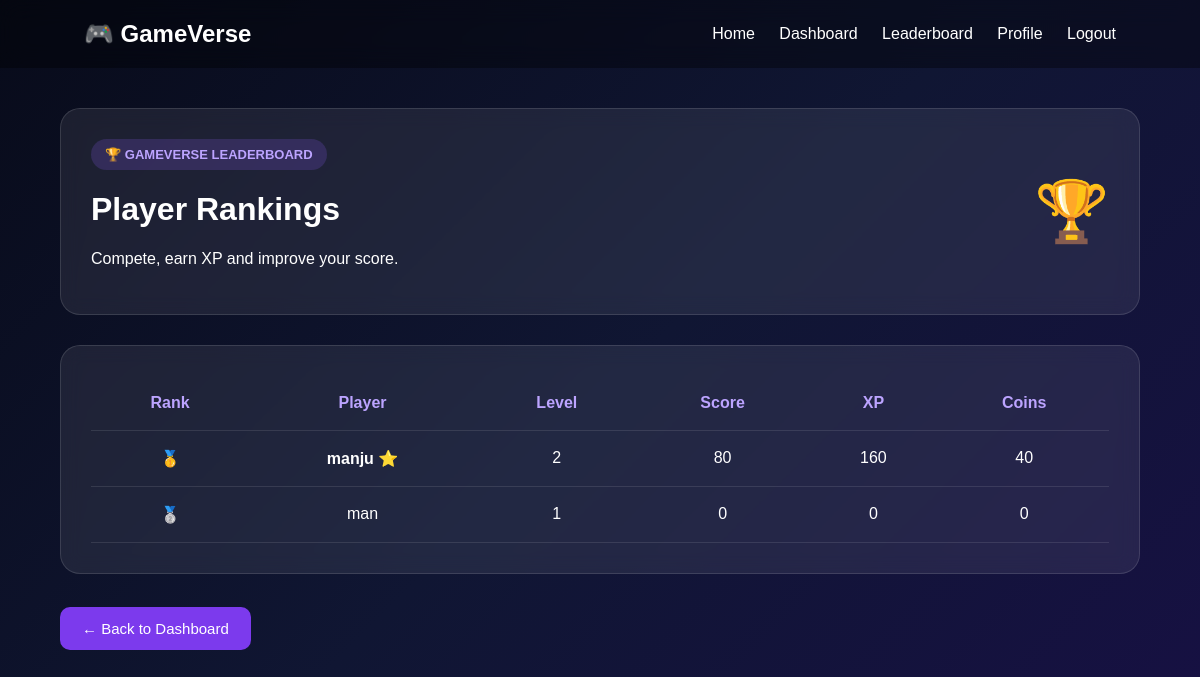
Page /leaderboard (signed in) on the committed database.
### tables this page shows
CREATE TABLE player_stats (

            id INTEGER PRIMARY KEY AUTOINCREMENT,

            user_id INTEGER UNIQUE,

            score INTEGER DEFAULT 0,

            xp INTEGER DEFAULT 0,

            coins INTEGER DEFAULT 0,

            level INTEGER DEFAULT 1,

            streak INTEGER DEFAULT 0,

            quizzes_played INTEGER DEFAULT 0, correct_answers INTEGER DEFAULT 0, wrong_answers INTEGER DEFAULT 0, total_questions INTEGER DEFAULT 0, last_activity TEXT, difficulty TEXT DEFAULT 'Easy',

            FOREIGN KEY(user_id) REFERENCES users(id)

        );

CREATE TABLE users (
            id INTEGER PRIMARY KEY AUTOINCREMENT,
            username TEXT UNIQUE NOT NULL,
            password TEXT NOT NULL
        );

### app.py (the view)
@app.route("/leaderboard")
def leaderboard():
    if "user_id" not in session:
        return redirect("/login")
    conn = get_db()
    players = conn.execute(
        """
        SELECT

            users.username,

            player_stats.score,

            player_stats.xp,

            player_stats.coins,

            player_stats.level,

            player_stats.streak

        FROM users

        JOIN player_stats

        ON users.id =
           player_stats.user_id

        ORDER BY

            player_stats.score DESC
        """
    ).fetchall()
    conn.close()
    return render_template(
        "leaderboard.html",
        players=players
    )

### app.py (called while the page is built)
def get_db():
    conn = sqlite3.connect("gameverse.db")
    conn.row_factory = sqlite3.Row
    return conn

### templates/leaderboard.html (shortened to what this page needs)
{% extends "base.html" %}
{% block content %}
<div class="dashboard">
    <div class="welcome-card">
        <div>
            <div class="badge">
                🏆 GAMEVERSE LEADERBOARD
            </div>
            <h1>
                Player Rankings
            </h1>
            <p>
                Compete, earn XP and improve your score.
            </p>
        </div>
        <div class="player-icon">
            🏆
        </div>
    </div>
    <div class="leaderboard-card">
        <table>
            <thead>
                <tr>
                    <th>Rank</th>
                    <th>Player</th>
                    <th>Level</th>
                    <th>Score</th>
                    <th>XP</th>
                    <th>Coins</th>
                </tr>
            </thead>
            <tbody>
                {% for player in players %}
                <tr>
                    <td>
                        {% if loop.index == 1 %}
                            🥇
                        {% elif loop.index == 2 %}
                            🥈
                        {% elif loop.index == 3 %}
                            🥉
                        {% else %}
                            {{ loop.index }}
                        {% endif %}
                    </td>
                    <td>
                        {% if player["username"] == session["username"] %}
                            <strong>
                                {{ player["username"] }} ⭐
                            </strong>
                        {% else %}
                            {{ player["username"] }}
                        {% endif %}
                    </td>
                    <td>
                        {{ player["level"] }}
                    </td>
                    <td>
                        {{ player["score"] }}
                    </td>
                    <td>
                        {{ player["xp"] }}
                    </td>
                    <td>
                        {{ player["coins"] }}
                    </td>
                </tr>
                {% endfor %}
            </tbody>
        </table>
    </div>
    <br>
    <a
        href="/dashboard"
        class="btn">
        ← Back to Dashboard
    </a>
</div>
{% endblock %}

### templates/static/style.css (style rules this page uses)
* { box-sizing: border-box; }
body { margin: 0; font-family: Arial, sans-serif; background: linear-gradient( 135deg, #080b1a, #101633, #171044 ); color: white; min-height: 100vh; }
.btn { display: inline-block; border: none; text-decoration: none; background: #7c3aed; color: white; padding: 13px 22px; border-radius: 10px; cursor: pointer; font-size: 15px; margin-top: 15px; transition: 0.3s; }
.badge { display: inline-block; padding: 8px 14px; border-radius: 20px; background: rgba(139, 92, 246, 0.2); color: #bca4ff; font-size: 13px; font-weight: bold; }
.game-card, .form-card, .question-card, .welcome-card, .stat-card, .game-option, .leaderboard-card { background: rgba(255, 255, 255, 0.08); border: 1px solid rgba(255, 255, 255, 0.12); border-radius: 20px; padding: 30px; backdrop-filter: blur(10px); }
.game-icon, .player-icon, .big-icon { font-size: 60px; }
.dashboard { padding-bottom: 50px; }
.welcome-card { display: flex; justify-content: space-between; align-items: center; margin-bottom: 30px; }
.leaderboard-card { overflow-x: auto; }
table { width: 100%; border-collapse: collapse; }
th, td { padding: 18px; text-align: center; border-bottom: 1px solid rgba(255, 255, 255, 0.1); }
th { color: #bca4ff; }

### rows in the picture
player_stats: username "manju", level "2", score "80", xp "160", coins "40"
player_stats: username "man", level "1", score "0", xp "0", coins "0"
